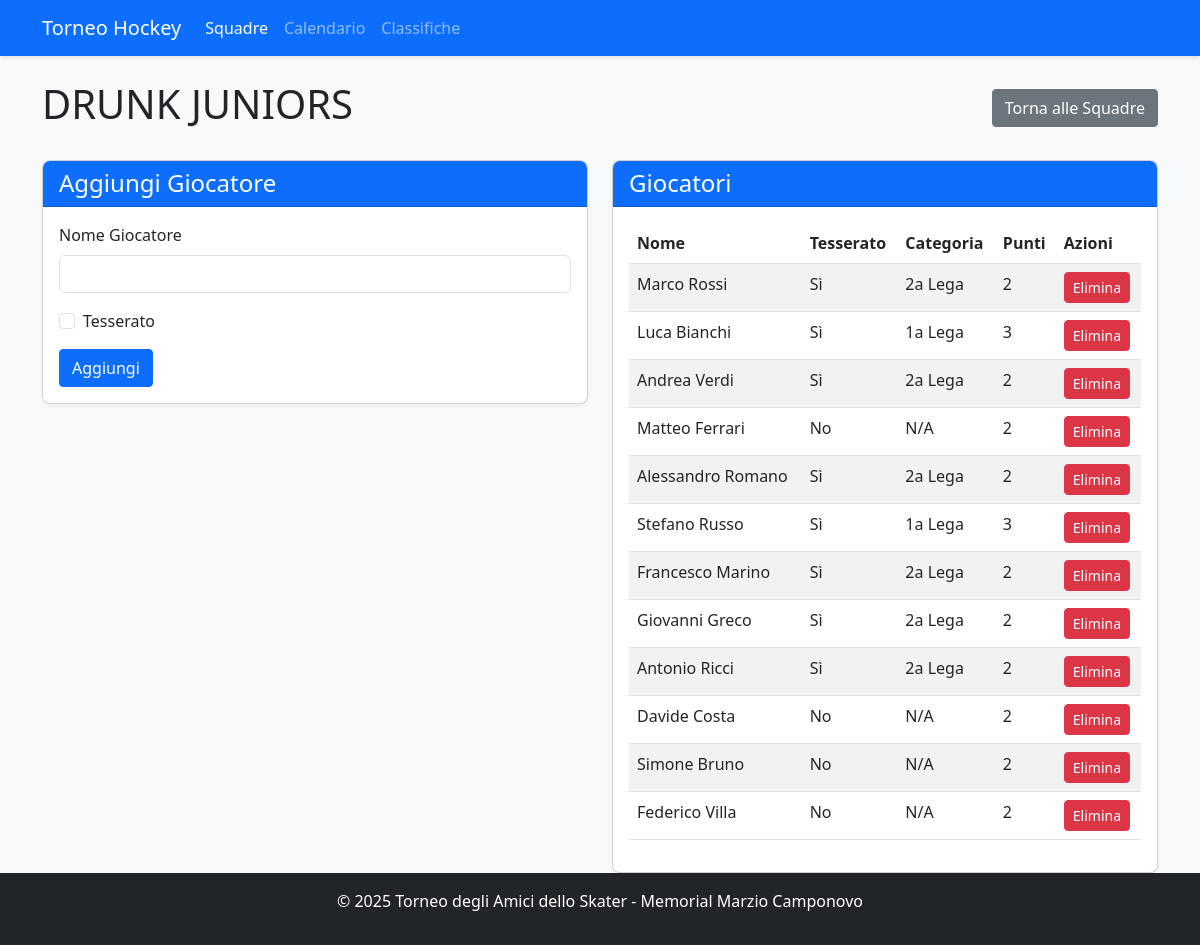
Before: /team/1 with the older database file.
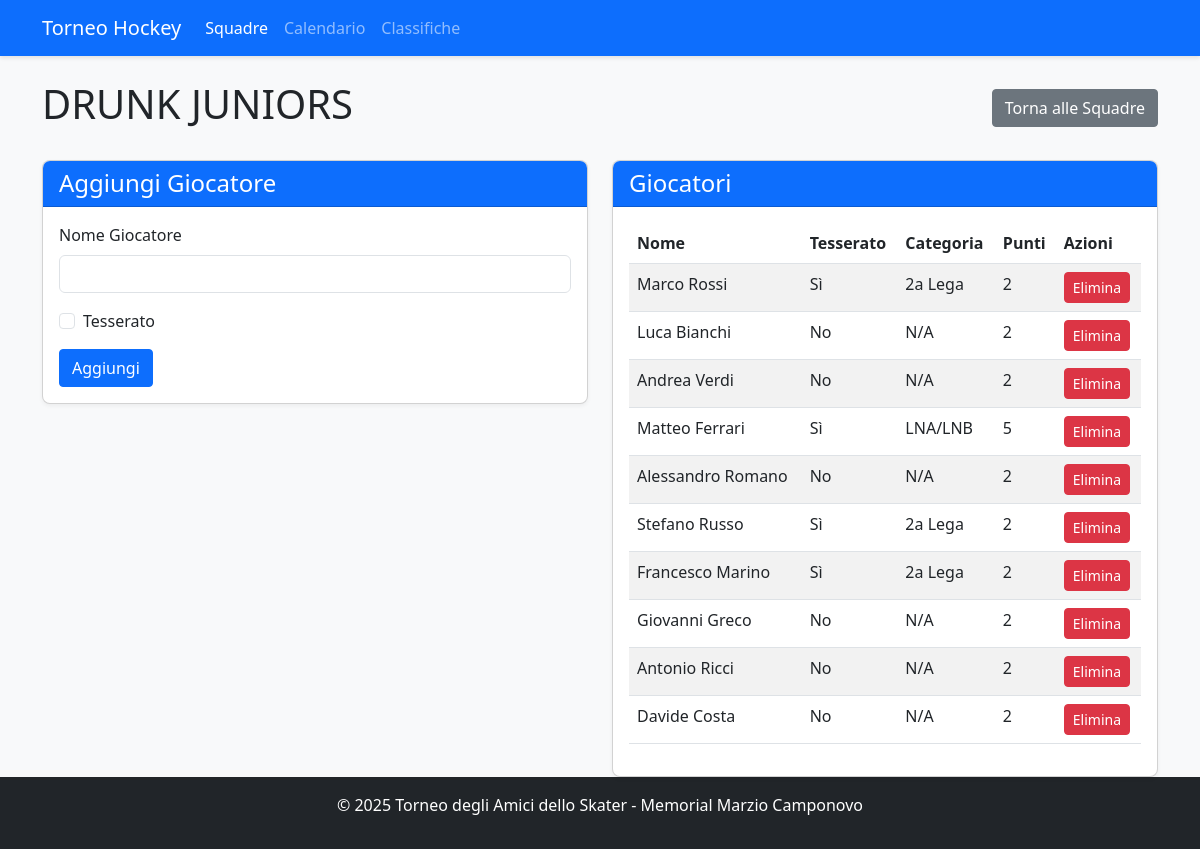
After: the same page with the newer database file.
### app.py (models this page shows, shortened)
class Player(db.Model):
    id = db.Column(db.Integer, primary_key=True)
    name = db.Column(db.String(100), nullable=False)
    team_id = db.Column(db.Integer, db.ForeignKey('team.id'), nullable=False)
    is_registered = db.Column(db.Boolean, default=False)
    category = db.Column(db.String(20))  # LNA/LNB, 1a Lega, 2a Lega, Non tesserato
    goals = db.Column(db.Integer, default=0)
    assists = db.Column(db.Integer, default=0)
    penalties = db.Column(db.Integer, default=0)
    @property
    def registration_points(self):
        if not self.is_registered:
            return 2  # Non tesserato
        points_map = {
            'LNA/LNB': 5,
            '1a Lega': 3,
            '2a Lega': 2
        }
        return points_map.get(self.category, 2)

### app.py (the view, shortened to what this page needs)
@app.route('/team/<int:team_id>', methods=['GET', 'POST'])
def team_detail(team_id):
    team = Team.query.get_or_404(team_id)
    return render_template('team_detail.html', team=team)

### app.py (called while the page is built)
def format_tournament_dates():
    dates = get_tournament_dates()
    formatted = {}
    for key, date_obj in dates.items():
        formatted[key] = {
            'date': date_obj,
            'formatted': date_obj.strftime('%d/%m/%Y'),
            'day_name': date_obj.strftime('%A'),
            'day_name_it': {
                'Monday': 'Lunedì',
                'Tuesday': 'Martedì',
                'Wednesday': 'Mercoledì',
                'Thursday': 'Giovedì',
                'Friday': 'Venerdì',
                'Saturday': 'Sabato',
                'Sunday': 'Domenica'
            }.get(date_obj.strftime('%A'), date_obj.strftime('%A'))
        }
    return formatted

### templates/team_detail.html (shortened to what the changed rows need)
<!DOCTYPE html>
<html lang="it">
<head>
    <link rel="stylesheet" href="https://cdn.jsdelivr.net/npm/bootstrap@5.3.0/dist/css/bootstrap.min.css">
    <link rel="stylesheet" href="{{ url_for('static', filename='style.css') }}">
</head>
<body class="d-flex flex-column min-vh-100">
    <div class="container mt-4">
        <div class="d-flex justify-content-between align-items-center">
            <h1>{{ team.name }}</h1>
        </div>
        <div class="row mt-4">
            <div class="col-md-6">
                <div class="card">
                    <div class="card-body">
                        {% if team.players %}
                            <div class="table-responsive">
                                <table class="table table-striped">
                                    <thead>
                                        <tr>
                                            <th>Nome</th>
                                            <th>Tesserato</th>
                                            <th>Categoria</th>
                                            <th>Punti</th>
                                            <th>Azioni</th>
                                        </tr>
                                    </thead>
                                    <tbody>
                                        {% for player in team.players %}
                                            <tr>
                                                <td>{{ player.name }}</td>
                                                <td>{{ 'Sì' if player.is_registered else 'No' }}</td>
                                                <td>{{ player.category if player.category else 'N/A' }}</td>
                                                <td>{{ player.registration_points }}</td>
                                                <td>
                                                    <form action="{{ url_for('delete_player', player_id=player.id) }}" method="post" class="d-inline">
                                                        <button type="submit" class="btn btn-sm btn-danger" onclick="return confirm('Sei sicuro di voler eliminare questo giocatore?')">Elimina</button>
                                                    </form>
                                                </td>
                                            </tr>
                                        {% endfor %}
                                    </tbody>
                                </table>
                            </div>
                        {% else %}
                            <p>Nessun giocatore registrato per questa squadra.</p>
                        {% endif %}
                    </div>
                </div>
            </div>
        </div>
    </div>
</body>
</html>

Changed rows visible on the page:
no longer on this page (row edited): Player: name "Simone Bruno", is_registered "No", category "N/A", registration_points "2"
no longer on this page (row edited): Player: name "Federico Villa", is_registered "No", category "N/A", registration_points "2"
changed Player "Luca Bianchi": is_registered "Sì" → "No"; category "1a Lega" → "N/A"; registration_points "3" → "2"
changed Player "Andrea Verdi": is_registered "Sì" → "No"; category "2a Lega" → "N/A"
changed Player "Matteo Ferrari": is_registered "No" → "Sì"; category "N/A" → "LNA/LNB"; registration_points "2" → "5"
changed Player "Alessandro Romano": is_registered "Sì" → "No"; category "2a Lega" → "N/A"
changed Player "Stefano Russo": category "1a Lega" → "2a Lega"; registration_points "3" → "2"
changed Player "Giovanni Greco": is_registered "Sì" → "No"; category "2a Lega" → "N/A"
changed Player "Antonio Ricci": is_registered "Sì" → "No"; category "2a Lega" → "N/A"
